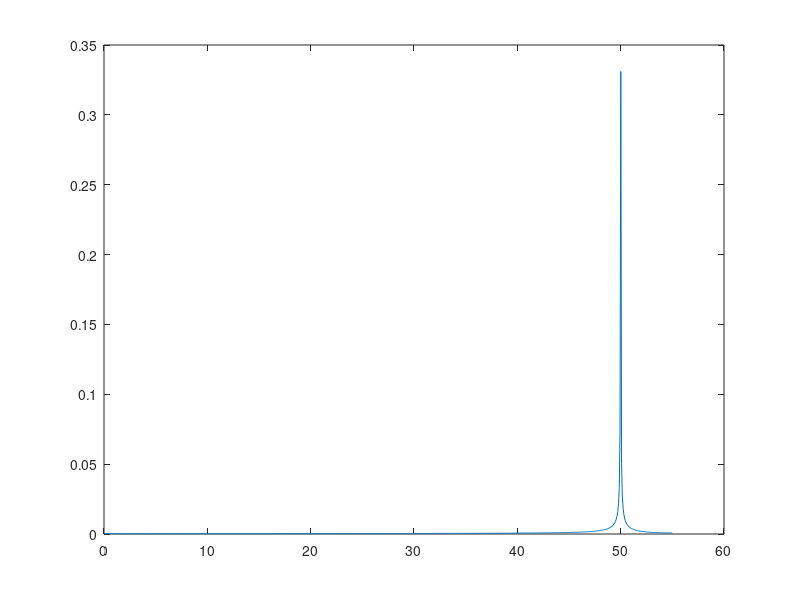

MATLAB code for this plot:
Fs = 110;            % Sampling frequency                    
T = 1/Fs;             % Sampling period       
L = 1500;             % Length of signal
t = (0:L-1)*T;        % Time vector

S = 0.7*sin(2*pi*50*t) ; % signal equation

plot(1000*t(1:50),S(1:50)) % plot the signal in time domain
title('Signal Corrupted with Zero-Mean Random Noise')
xlabel('t (milliseconds)')
ylabel('X(t)')

Y = fft(S); % caculate fft function of this signal

P2 = abs(Y/L);
P1 = P2(1:L/2+1);
f = Fs*(0:(L/2))/L;
plot(f,P1);
